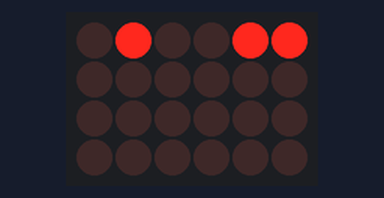
Bench run of a sketch on a simulated Arduino Uno, built with avr-gcc and run on an emulated ATmega328P. Parts: 6×4 LED matrix. Wiring (inferred from the names in the program): LED matrix (orientation assumed): rows pin 5, A0, A1, A4; columns pin 3, pin 4, pin 6, pin 7, A2, A3.

Above: at 0.1 s.
At 33.35 s:
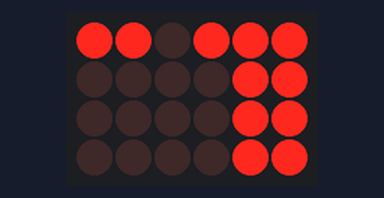

Measured:
- what the display in image 0 shows lasts 1.4 s, from 0.1 s to 1.5 s

The sketch:

PAREM_NOOL.ino
```cpp
// The code blinks the center LED in the dot matrix

// defining row and column pins for ease of use.
int R1 = 2;
int R2 = 3;
int R3 = 4;
int R4 = 5;
int R5 = 6;
int R6 = 7;
int R7 = 8;
int C1 = A0;
int C2 = A1;
int C3 = A2;
int C4 = A3;
int C5 = A4;

// the setup function runs once when you press reset or power the board
void setup() {
// setting row and column pins as output pins.
  pinMode(R1, OUTPUT);
  pinMode(R2, OUTPUT);
  pinMode(R3, OUTPUT);
  pinMode(R4, OUTPUT);
  pinMode(R5, OUTPUT);
  pinMode(R6, OUTPUT);
  pinMode(R7, OUTPUT);
  pinMode(C1, OUTPUT);
  pinMode(C2, OUTPUT);
  pinMode(C3, OUTPUT);
  pinMode(C4, OUTPUT);
  pinMode(C5, OUTPUT);

// for starters turning all the LED's off in the matrix
  digitalWrite(R1, LOW);
  digitalWrite(R2, LOW);
  digitalWrite(R3, LOW);
  digitalWrite(R4, LOW);
  digitalWrite(R5, LOW);
  digitalWrite(R6, LOW);
  digitalWrite(R7, LOW);
  digitalWrite(C1, HIGH);
  digitalWrite(C2, HIGH);
  digitalWrite(C3, HIGH);
  digitalWrite(C4, HIGH);
  digitalWrite(C5, HIGH);
 }

// the loop function runs over and over again forever


  // blinking the center LED

void loop() {


  digitalWrite(C3, LOW);
  digitalWrite(R2, HIGH);
  delay(1);
  digitalWrite(C3, HIGH);
  digitalWrite(R2, LOW); /// L6PP
  digitalWrite(C4, LOW);
  digitalWrite(R3, HIGH);
  delay(1);
  digitalWrite(C4, HIGH);
  digitalWrite(R3, LOW); /// L6PP
  digitalWrite(C1, LOW);
  digitalWrite(R4, HIGH);
  delay(1);
  digitalWrite(C1, HIGH);
  digitalWrite(R4, LOW); /// L6PP
  digitalWrite(C2, LOW);
  digitalWrite(R4, HIGH);
  delay(1);
  digitalWrite(C2, HIGH);
  digitalWrite(R4, LOW); /// L6PP
  digitalWrite(C3, LOW);
  digitalWrite(R4, HIGH);
  delay(1);
  digitalWrite(C3, HIGH);
  digitalWrite(R4, LOW); /// L6PP
  digitalWrite(C4, LOW);
  digitalWrite(R4, HIGH);
  delay(1);
  digitalWrite(C4, HIGH);
  digitalWrite(R4, LOW); /// L6PP
  digitalWrite(C5, LOW);
  digitalWrite(R4, HIGH);
  delay(1);
  digitalWrite(C5, HIGH);
  digitalWrite(R4, LOW); /// L6PP
  digitalWrite(C4, LOW);
  digitalWrite(R3, HIGH);
  delay(1);
  digitalWrite(C4, HIGH);
  digitalWrite(R3, LOW); /// L6PP
  digitalWrite(C3, LOW);
  digitalWrite(R6, HIGH);
  delay(1);
  digitalWrite(C3, HIGH);
  digitalWrite(R6, LOW); /// L6PP
  digitalWrite(C4, LOW);
  digitalWrite(R5, HIGH);
  delay(1);
  digitalWrite(C4, HIGH);
  digitalWrite(R5, LOW); /// L6PP
}
```
